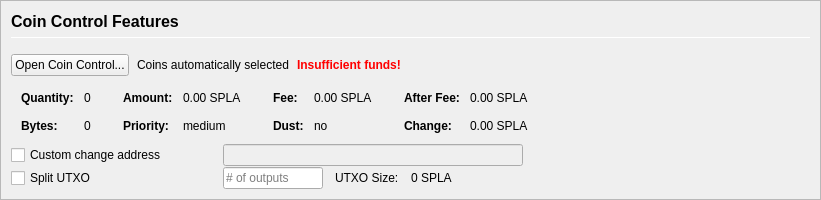
         <widget class="QFrame" name="frameCoinControl">
          <property name="sizePolicy">
           <sizepolicy hsizetype="Expanding" vsizetype="Expanding">
            <horstretch>0</horstretch>
            <verstretch>0</verstretch>
           </sizepolicy>
          </property>
          <property name="maximumSize">
           <size>
            <width>16777215</width>
            <height>16777215</height>
           </size>
          </property>
          <property name="frameShape">
           <enum>QFrame::StyledPanel</enum>
          </property>
          <property name="frameShadow">
           <enum>QFrame::Sunken</enum>
          </property>
          <layout class="QVBoxLayout" name="verticalLayoutCoinControl2">
           <property name="spacing">
            <number>0</number>
           </property>
           <property name="leftMargin">
            <number>0</number>
           </property>
           <property name="topMargin">
            <number>0</number>
           </property>
           <property name="rightMargin">
            <number>0</number>
           </property>
           <property name="bottomMargin">
            <number>0</number>
           </property>
           <item>
            <widget class="QFrame" name="frameCoinControl_BG">
             <layout class="QVBoxLayout" name="verticalLayoutCoinControl" stretch="0,0,0,0,0,0">
              <property name="spacing">
               <number>1</number>
              </property>
              <property name="leftMargin">
               <number>10</number>
              </property>
              <property name="topMargin">
               <number>10</number>
              </property>
              <item>
               <layout class="QHBoxLayout" name="horizontalLayoutCoinControl1">
                <property name="bottomMargin">
                 <number>15</number>
                </property>
                <item>
                 <layout class="QVBoxLayout" name="verticalLayout_3">
                  <property name="spacing">
                   <number>6</number>
                  </property>
                  <item>
                   <widget class="QLabel" name="labelCoinControlFeatures">
                    <property name="sizePolicy">
                     <sizepolicy hsizetype="Preferred" vsizetype="Maximum">
                      <horstretch>0</horstretch>
                      <verstretch>0</verstretch>
                     </sizepolicy>
                    </property>
                    <property name="minimumSize">
                     <size>
                      <width>0</width>
                      <height>20</height>
                     </size>
                    </property>
                    <property name="font">
                     <font>
                      <pointsize>12</pointsize>
                      <weight>75</weight>
                      <bold>true</bold>
                     </font>
                    </property>
                    <property name="styleSheet">
                     <string notr="true">font-weight:bold;</string>
                    </property>
                    <property name="text">
                     <string>Coin Control Features</string>
                    </property>
                   </widget>
                  </item>
                  <item>
                   <widget class="Line" name="line">
                    <property name="minimumSize">
                     <size>
                      <width>0</width>
                      <height>1</height>
                     </size>
                    </property>
                    <property name="maximumSize">
                     <size>
                      <width>16777215</width>
                      <height>1</height>
                     </size>
                    </property>
                    <property name="orientation">
                     <enum>Qt::Horizontal</enum>
                    </property>
                   </widget>
                  </item>
                 </layout>
                </item>
               </layout>
              </item>
              <item>
               <layout class="QHBoxLayout" name="horizontalLayoutCoinControl2" stretch="0,0,0,0">
                <property name="spacing">
                 <number>8</number>
                </property>
                <property name="bottomMargin">
                 <number>10</number>
                </property>
                <item>
                 <widget class="QPushButton" name="pushButtonCoinControl">
                  <property name="styleSheet">
                   <string notr="true"/>
                  </property>
                  <property name="text">
                   <string>Open Coin Control...</string>
                  </property>
                  <property name="autoDefault">
                   <bool>false</bool>
                  </property>
                 </widget>
                </item>
                <item>
                 <widget class="QLabel" name="labelCoinControlAutomaticallySelected">
                  <property name="text">
                   <string>Coins automatically selected</string>
                  </property>
                  <property name="margin">
                   <number>5</number>
                  </property>
                 </widget>
                </item>
                <item>
                 <widget class="QLabel" name="labelCoinControlInsuffFunds">
                  <property name="font">
                   <font>
                    <weight>75</weight>
                    <bold>true</bold>
                   </font>
                  </property>
                  <property name="styleSheet">
                   <string notr="true">color:red;font-weight:bold;</string>
                  </property>
                  <property name="text">
                   <string>Insufficient funds!</string>
                  </property>
                  <property name="margin">
                   <number>5</number>
                  </property>
                 </widget>
                </item>
                <item>
                 <spacer name="horizontalSpacerCoinControl">
                  <property name="orientation">
                   <enum>Qt::Horizontal</enum>
                  </property>
                  <property name="sizeHint" stdset="0">
                   <size>
                    <width>40</width>
                    <height>1</height>
                   </size>
                  </property>
                 </spacer>
                </item>
               </layout>
              </item>
              <item>
               <widget class="QWidget" name="widgetCoinControl" native="true">
                <property name="sizePolicy">
                 <sizepolicy hsizetype="Preferred" vsizetype="Preferred">
                  <horstretch>0</horstretch>
                  <verstretch>0</verstretch>
                 </sizepolicy>
                </property>
                <property name="minimumSize">
                 <size>
                  <width>0</width>
                  <height>0</height>
                 </size>
                </property>
                <property name="styleSheet">
                 <string notr="true"/>
                </property>
                <layout class="QHBoxLayout" name="horizontalLayoutCoinControl5">
                 <property name="leftMargin">
                  <number>0</number>
                 </property>
                 <property name="topMargin">
                  <number>0</number>
                 </property>
                 <property name="rightMargin">
                  <number>0</number>
                 </property>
                 <property name="bottomMargin">
                  <number>0</number>
                 </property>
                 <item>
                  <layout class="QHBoxLayout" name="horizontalLayoutCoinControl3" stretch="0,0,0,1">
                   <property name="spacing">
                    <number>20</number>
                   </property>
                   <property name="topMargin">
                    <number>0</number>
                   </property>
                   <property name="bottomMargin">
                    <number>10</number>
                   </property>
                   <item>
                    <layout class="QFormLayout" name="formLayoutCoinControl1">
                     <property name="horizontalSpacing">
                      <number>10</number>
                     </property>
                     <property name="verticalSpacing">
                      <number>14</number>
                     </property>
                     <property name="leftMargin">
                      <number>10</number>
                     </property>
                     <property name="topMargin">
                      <number>4</number>
                     </property>
                     <property name="rightMargin">
                      <number>6</number>
                     </property>
                     <item row="0" column="0">
                      <widget class="QLabel" name="labelCoinControlQuantityText">
                       <property name="font">
                        <font>
                         <weight>75</weight>
                         <bold>true</bold>
                        </font>
                       </property>
                       <property name="text">
                        <string>Quantity:</string>
                       </property>
                       <property name="margin">
                        <number>0</number>
                       </property>
                      </widget>
                     </item>
                     <item row="0" column="1">
                      <widget class="QLabel" name="labelCoinControlQuantity">
                       <property name="cursor">
                        <cursorShape>IBeamCursor</cursorShape>
                       </property>
                       <property name="contextMenuPolicy">
                        <enum>Qt::ActionsContextMenu</enum>
                       </property>
                       <property name="text">
                        <string notr="true">0</string>
                       </property>
                       <property name="margin">
                        <number>0</number>
                       </property>
                       <property name="textInteractionFlags">
                        <set>Qt::LinksAccessibleByMouse|Qt::TextSelectableByKeyboard|Qt::TextSelectableByMouse</set>
                       </property>
                      </widget>
                     </item>
                     <item row="1" column="0">
                      <widget class="QLabel" name="labelCoinControlBytesText">
                       <property name="font">
                        <font>
                         <weight>75</weight>
                         <bold>true</bold>
                        </font>
                       </property>
                       <property name="text">
                        <string>Bytes:</string>
                       </property>
                      </widget>
                     </item>
                     <item row="1" column="1">
                      <widget class="QLabel" name="labelCoinControlBytes">
                       <property name="cursor">
                        <cursorShape>IBeamCursor</cursorShape>
                       </property>
                       <property name="contextMenuPolicy">
                        <enum>Qt::ActionsContextMenu</enum>
                       </property>
                       <property name="text">
                        <string notr="true">0</string>
                       </property>
                       <property name="textInteractionFlags">
                        <set>Qt::LinksAccessibleByMouse|Qt::TextSelectableByKeyboard|Qt::TextSelectableByMouse</set>
                       </property>
                      </widget>
                     </item>
                    </layout>
                   </item>
                   <item>
                    <layout class="QFormLayout" name="formLayoutCoinControl2">
                     <property name="horizontalSpacing">
                      <number>10</number>
                     </property>
                     <property name="verticalSpacing">
                      <number>14</number>
                     </property>
                     <property name="leftMargin">
                      <number>6</number>
                     </property>
                     <property name="topMargin">
                      <number>4</number>
                     </property>
                     <property name="rightMargin">
                      <number>6</number>
                     </property>
                     <item row="0" column="0">
                      <widget class="QLabel" name="labelCoinControlAmountText">
                       <property name="font">
                        <font>
                         <weight>75</weight>
                         <bold>true</bold>
                        </font>
                       </property>
                       <property name="text">
                        <string>Amount:</string>
                       </property>
                       <property name="margin">
                        <number>0</number>
                       </property>
                      </widget>
                     </item>
                     <item row="0" column="1">
                      <widget class="QLabel" name="labelCoinControlAmount">
                       <property name="cursor">
                        <cursorShape>IBeamCursor</cursorShape>
                       </property>
                       <property name="contextMenuPolicy">
                        <enum>Qt::ActionsContextMenu</enum>
                       </property>
                       <property name="text">
                        <string notr="true">0.00 SPLA</string>
                       </property>
                       <property name="textInteractionFlags">
                        <set>Qt::LinksAccessibleByMouse|Qt::TextSelectableByKeyboard|Qt::TextSelectableByMouse</set>
                       </property>
                      </widget>
                     </item>
                     <item row="1" column="0">
                      <widget class="QLabel" name="labelCoinControlPriorityText">
                       <property name="font">
                        <font>
                         <weight>75</weight>
                         <bold>true</bold>
                        </font>
                       </property>
                       <property name="text">
                        <string>Priority:</string>
                       </property>
                      </widget>
                     </item>
                     <item row="1" column="1">
                      <widget class="QLabel" name="labelCoinControlPriority">
                       <property name="cursor">
                        <cursorShape>IBeamCursor</cursorShape>
                       </property>
                       <property name="contextMenuPolicy">
                        <enum>Qt::ActionsContextMenu</enum>
                       </property>
                       <property name="text">
                        <string>medium</string>
                       </property>
                       <property name="textInteractionFlags">
                        <set>Qt::LinksAccessibleByMouse|Qt::TextSelectableByKeyboard|Qt::TextSelectableByMouse</set>
                       </property>
                      </widget>
                     </item>
                    </layout>
                   </item>
                   <item>
                    <layout class="QFormLayout" name="formLayoutCoinControl3">
                     <property name="horizontalSpacing">
                      <number>10</number>
                     </property>
                     <property name="verticalSpacing">
                      <number>14</number>
                     </property>
                     <property name="leftMargin">
                      <number>6</number>
                     </property>
                     <property name="topMargin">
                      <number>4</number>
                     </property>
                     <property name="rightMargin">
                      <number>6</number>
                     </property>
                     <item row="0" column="0">
                      <widget class="QLabel" name="labelCoinControlFeeText">
                       <property name="font">
                        <font>
                         <weight>75</weight>
                         <bold>true</bold>
                        </font>
                       </property>
                       <property name="text">
                        <string>Fee:</string>
                       </property>
                       <property name="margin">
                        <number>0</number>
                       </property>
                      </widget>
                     </item>
                     <item row="0" column="1">
                      <widget class="QLabel" name="labelCoinControlFee">
                       <property name="cursor">
                        <cursorShape>IBeamCursor</cursorShape>
                       </property>
                       <property name="contextMenuPolicy">
                        <enum>Qt::ActionsContextMenu</enum>
                       </property>
                       <property name="text">
                        <string notr="true">0.00 SPLA</string>
                       </property>
                       <property name="textInteractionFlags">
                        <set>Qt::LinksAccessibleByMouse|Qt::TextSelectableByKeyboard|Qt::TextSelectableByMouse</set>
                       </property>
                      </widget>
                     </item>
                     <item row="1" column="0">
                      <widget class="QLabel" name="labelCoinControlLowOutputText">
                       <property name="font">
                        <font>
                         <weight>75</weight>
                         <bold>true</bold>
                        </font>
                       </property>
                       <property name="text">
                        <string>Dust:</string>
                       </property>
                      </widget>
                     </item>
                     <item row="1" column="1">
                      <widget class="QLabel" name="labelCoinControlLowOutput">
                       <property name="cursor">
                        <cursorShape>IBeamCursor</cursorShape>
                       </property>
                       <property name="contextMenuPolicy">
                        <enum>Qt::ActionsContextMenu</enum>
                       </property>
                       <property name="text">
                        <string>no</string>
                       </property>
                       <property name="textInteractionFlags">
                        <set>Qt::LinksAccessibleByMouse|Qt::TextSelectableByKeyboard|Qt::TextSelectableByMouse</set>
                       </property>
                      </widget>
                     </item>
                    </layout>
                   </item>
                   <item>
                    <layout class="QFormLayout" name="formLayoutCoinControl4">
                     <property name="horizontalSpacing">
                      <number>10</number>
                     </property>
                     <property name="verticalSpacing">
                      <number>14</number>
                     </property>
                     <property name="leftMargin">
                      <number>6</number>
                     </property>
                     <property name="topMargin">
                      <number>4</number>
                     </property>
                     <property name="rightMargin">
                      <number>6</number>
                     </property>
                     <item row="0" column="0">
                      <widget class="QLabel" name="labelCoinControlAfterFeeText">
                       <property name="font">
                        <font>
                         <weight>75</weight>
                         <bold>true</bold>
                        </font>
                       </property>
                       <property name="text">
                        <string>After Fee:</string>
                       </property>
                       <property name="margin">
                        <number>0</number>
                       </property>
                      </widget>
                     </item>
                     <item row="0" column="1">
                      <widget class="QLabel" name="labelCoinControlAfterFee">
                       <property name="cursor">
                        <cursorShape>IBeamCursor</cursorShape>
                       </property>
                       <property name="contextMenuPolicy">
                        <enum>Qt::ActionsContextMenu</enum>
                       </property>
                       <property name="text">
                        <string notr="true">0.00 SPLA</string>
                       </property>
                       <property name="textInteractionFlags">
                        <set>Qt::LinksAccessibleByMouse|Qt::TextSelectableByKeyboard|Qt::TextSelectableByMouse</set>
                       </property>
                      </widget>
                     </item>
                     <item row="1" column="0">
                      <widget class="QLabel" name="labelCoinControlChangeText">
                       <property name="font">
                        <font>
                         <weight>75</weight>
                         <bold>true</bold>
                        </font>
                       </property>
                       <property name="text">
                        <string>Change:</string>
                       </property>
                      </widget>
                     </item>
                     <item row="1" column="1">
                      <widget class="QLabel" name="labelCoinControlChange">
                       <property name="cursor">
                        <cursorShape>IBeamCursor</cursorShape>
                       </property>
                       <property name="contextMenuPolicy">
                        <enum>Qt::ActionsContextMenu</enum>
                       </property>
                       <property name="text">
                        <string notr="true">0.00 SPLA</string>
                       </property>
                       <property name="textInteractionFlags">
                        <set>Qt::LinksAccessibleByMouse|Qt::TextSelectableByKeyboard|Qt::TextSelectableByMouse</set>
                       </property>
                      </widget>
                     </item>
                    </layout>
                   </item>
                  </layout>
                 </item>
                </layout>
               </widget>
              </item>
              <item>
               <layout class="QHBoxLayout" name="horizontalLayoutCoinControl4">
                <property name="spacing">
                 <number>12</number>
                </property>
                <property name="sizeConstraint">
                 <enum>QLayout::SetDefaultConstraint</enum>
                </property>
                <property name="topMargin">
                 <number>0</number>
                </property>
                <property name="rightMargin">
                 <number>0</number>
                </property>
                <item>
                 <widget class="QCheckBox" name="checkBoxCoinControlChange">
                  <property name="sizePolicy">
                   <sizepolicy hsizetype="Preferred" vsizetype="Preferred">
                    <horstretch>0</horstretch>
                    <verstretch>0</verstretch>
                   </sizepolicy>
                  </property>
                  <property name="minimumSize">
                   <size>
                    <width>200</width>
                    <height>0</height>
                   </size>
                  </property>
                  <property name="maximumSize">
                   <size>
                    <width>200</width>
                    <height>16777215</height>
                   </size>
                  </property>
                  <property name="toolTip">
                   <string>If this is activated, but the change address is empty or invalid, change will be sent to a newly generated address.</string>
                  </property>
                  <property name="text">
                   <string>Custom change address</string>
                  </property>
                 </widget>
                </item>
                <item>
                 <widget class="QValidatedLineEdit" name="lineEditCoinControlChange">
                  <property name="enabled">
                   <bool>false</bool>
                  </property>
                  <property name="sizePolicy">
                   <sizepolicy hsizetype="Preferred" vsizetype="Preferred">
                    <horstretch>0</horstretch>
                    <verstretch>0</verstretch>
                   </sizepolicy>
                  </property>
                  <property name="minimumSize">
                   <size>
                    <width>300</width>
                    <height>0</height>
                   </size>
                  </property>
                 </widget>
                </item>
                <item>
                 <widget class="QLabel" name="labelCoinControlChangeLabel">
                  <property name="sizePolicy">
                   <sizepolicy hsizetype="Preferred" vsizetype="Preferred">
                    <horstretch>0</horstretch>
                    <verstretch>0</verstretch>
                   </sizepolicy>
                  </property>
                  <property name="minimumSize">
                   <size>
                    <width>100</width>
                    <height>0</height>
                   </size>
                  </property>
                  <property name="text">
                   <string/>
                  </property>
                  <property name="margin">
                   <number>3</number>
                  </property>
                 </widget>
                </item>
               </layout>
              </item>
              <item>
               <layout class="QHBoxLayout" name="horizontalLayoutCoinControl6">
                <property name="spacing">
                 <number>12</number>
                </property>
                <property name="rightMargin">
                 <number>0</number>
                </property>
                <item>
                 <widget class="QCheckBox" name="splitBlockCheckBox">
                  <property name="sizePolicy">
                   <sizepolicy hsizetype="Preferred" vsizetype="Preferred">
                    <horstretch>0</horstretch>
                    <verstretch>0</verstretch>
                   </sizepolicy>
                  </property>
                  <property name="minimumSize">
                   <size>
                    <width>200</width>
                    <height>0</height>
                   </size>
                  </property>
                  <property name="maximumSize">
                   <size>
                    <width>200</width>
                    <height>16777215</height>
                   </size>
                  </property>
                  <property name="text">
                   <string>Split UTXO</string>
                  </property>
                 </widget>
                </item>
                <item>
                 <widget class="QLineEdit" name="splitBlockLineEdit">
                  <property name="sizePolicy">
                   <sizepolicy hsizetype="Preferred" vsizetype="Preferred">
                    <horstretch>50</horstretch>
                    <verstretch>0</verstretch>
                   </sizepolicy>
                  </property>
                  <property name="minimumSize">
                   <size>
                    <width>100</width>
                    <height>0</height>
                   </size>
                  </property>
                  <property name="maximumSize">
                   <size>
                    <width>100</width>
                    <height>16777215</height>
                   </size>
                  </property>
                  <property name="placeholderText">
                   <string># of outputs</string>
                  </property>
                 </widget>
                </item>
                <item>
                 <widget class="QLabel" name="labelBlockSizeText">
                  <property name="text">
                   <string>UTXO Size:</string>
                  </property>
                 </widget>
                </item>
                <item>
                 <widget class="QLabel" name="labelBlockSize">
                  <property name="text">
                   <string>0 SPLA</string>
                  </property>
                 </widget>
                </item>
                <item>
                 <spacer name="horizontalSpacer_7">
                  <property name="orientation">
                   <enum>Qt::Horizontal</enum>
                  </property>
                  <property name="sizeHint" stdset="0">
                   <size>
                    <width>40</width>
                    <height>20</height>
                   </size>
                  </property>
                 </spacer>
                </item>
               </layout>
              </item>
              <item>
               <spacer name="verticalSpacerCoinControl">
                <property name="orientation">
                 <enum>Qt::Vertical</enum>
                </property>
                <property name="sizeHint" stdset="0">
                 <size>
                  <width>800</width>
                  <height>1</height>
                 </size>
                </property>
               </spacer>
              </item>
             </layout>
            </widget>
           </item>
          </layout>
         </widget>
